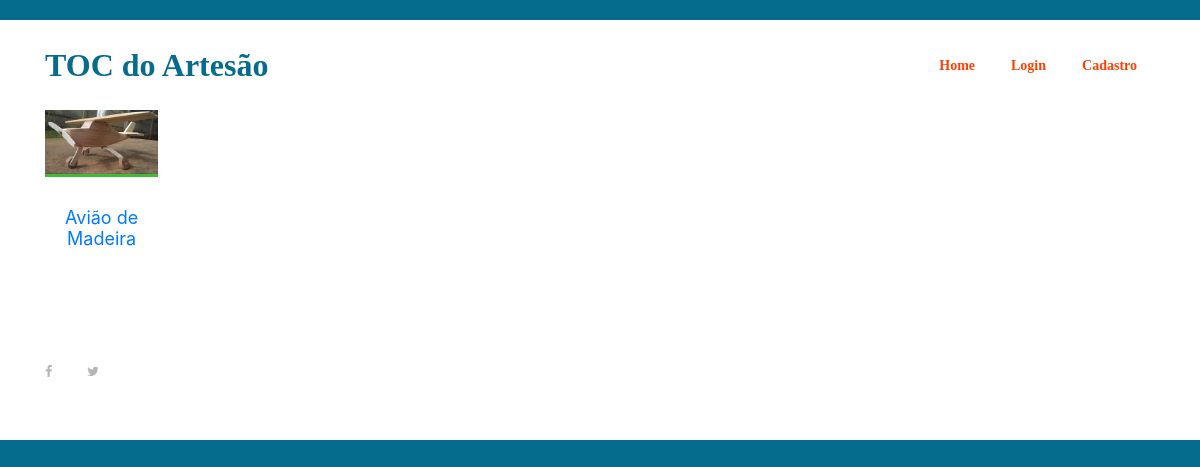
/, run on an earlier commit of the app's database.
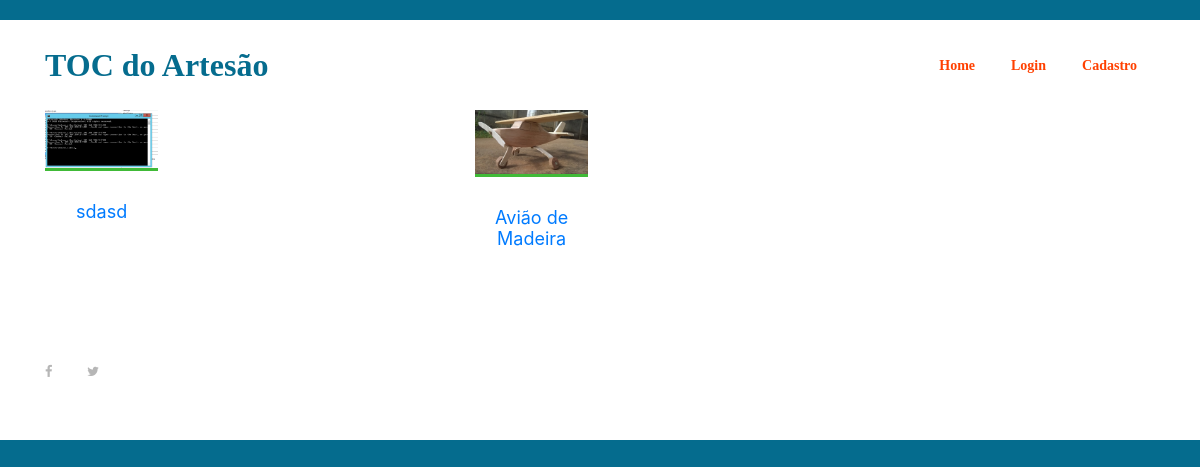
And on a later commit of the database.
### publicacao/models.py (models this page shows)
class Publicacao(models.Model):
    usuario = models.ForeignKey(Usuario, on_delete=models.CASCADE)
    nome_publicacao = models.CharField(max_length=200)
    descricao = models.TextField()
    categoria = models.CharField(max_length=100)
    preco = models.FloatField()
    data_publicacao = models.DateField(default=datetime.now, blank=True)
    publicada = models.BooleanField(default=False)
    foto_publicacao = models.ImageField(upload_to='fotos/%d/%m/%Y', blank = True)
    def __str__(self):
        return "%s" % self.foto_publicacao

### publicacao/views.py (the view)
# urls.py: path('', views.index, name='index'),
def index(request):
    publicacoes = Publicacao.objects.order_by('-data_publicacao').filter(publicada=True) # Select * from publicacao where publicada = True order by data_publicacao desc
    dados = {
        'publicacoes' : publicacoes,
    }
    for publicacao in publicacoes:
        print(publicacao)
    return render(request,"index.html",dados)

### templates/index.html (shortened to what this page needs)
{% extends 'base.html' %}
{% load static %}
{% block content %}
{% include 'partials/_menu.html' %}
<div class="photo-gallery">
    <div class="container">
        <div class="row photos">
            {% if publicacoes %}
            {% for publicacao in publicacoes %}
            <div class="form-container">
                <div class="col-12 col-sm-6 col-lg-4">
                    <div class="single-best-receipe-area mb-30">
                        {% if publicacao.foto_publicacao == '' %}
                        <img class="img-fluid" src="{% static 'img/bg-img/foto_publicacao.png' %}" alt="">
                        {% else %}
                        <div>
                            <img width="400" height="400" class="img-fluid" src="{{ publicacao.foto_publicacao.url }}" alt="">
                        </div>
                        {% endif %}
                        <div class="receipe-content">
                            <a href="{% url 'publicacao' publicacao.id %}">
                                <h5>{{ publicacao.nome_publicacao }}</h5>
                            </a>
                        </div>
                    </div>
                </div>
            </div>
            {% endfor %}
            {% endif %}
        </div>
    </div>
</div>
{% include 'partials/_footer.html' %}
{% endblock %}

What changed in the data, as far as the page shows it:
added Publicacao: foto_publicacao (picture), nome_publicacao "sdasd"
